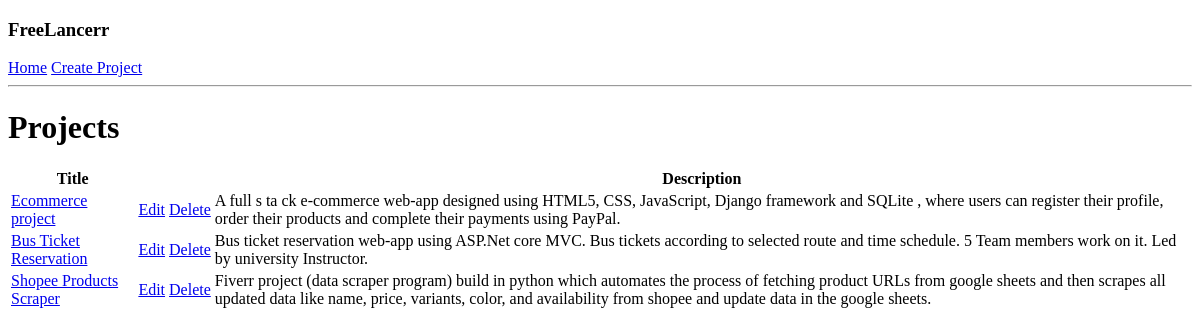
The app's page /, older data.
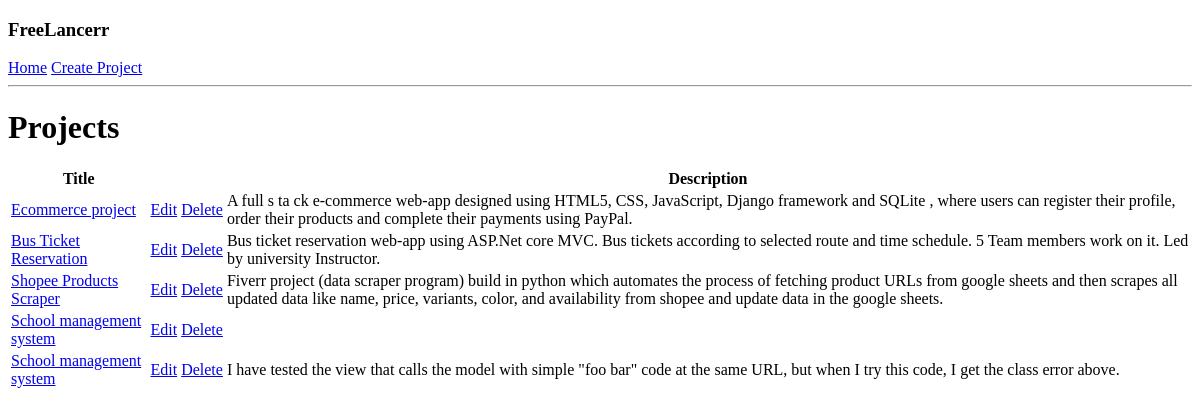
The same page, newer data.
### projects/models.py (models this page shows, shortened)
class Project(models.Model):
    title = models.CharField(max_length=200)
    description = models.TextField(null=True, blank=True)
    demo_link = models.CharField(max_length=200, null=True, blank=True)
    source_link = models.CharField(max_length=200, null=True, blank=True)
    vote_total = models.IntegerField(default=0)
    vote_ratio = models.IntegerField(default=0)
    created = models.DateTimeField(auto_now_add=True)
    id = models.UUIDField(default=uuid.uuid4, unique=True, primary_key=True, editable=False)
    tags = models.ManyToManyField('Tag', blank=True)

### projects/views.py (the view)
# urls.py: path('', include('projects.urls')),
def projects(request):
    project_obj = Project.objects.all()
    context = {'projects': project_obj}
    return render(request=request, template_name='projects/projects.html', context=context)

### projects/templates/projects/projects.html
{% extends 'main.html' %}
{% block content %}
<h1>Projects</h1>
    <table>
        <thead>
            <tr>
                <th>Title</th>
                <th></th>
                <th></th>
                <th>Description</th>
            </tr>
        </thead>
        <tbody>
            {% for project in projects %}
                <tr>
                    <td><a href="{% url 'project' project.id %}">{{ project.title }}</a> {% if project.topRated %}<strong>Top Rated</strong>{% endif %}</td>
                    <td><a href="{% url 'update-project' project.id %}">Edit</a></td>
                    <td><a href="{% url 'delete-project' project.id %}">Delete</a></td>
                    <td>{{ project.description }}</td>
                </tr>
            {% endfor %}
        </tbody>
    </table>
{% endblock content %}

Row changes from the older to the newer data that the page shows:
added Project: title "School management system"
added Project: title "School management system", description "I have tested the view that calls the model with simple \"foo bar\" code at the same URL, but when I try this code, I get the class error above."
